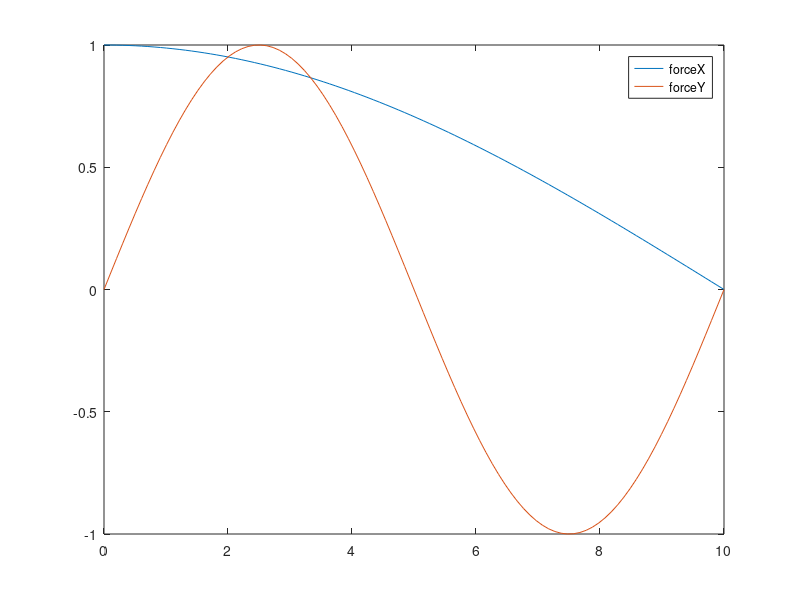

Recreate this plot in MATLAB. (Note: this script raises an error after producing the figure.)
function threeDoF()

clear
close all
clc

yVecNot = [4, 0, 0]; % [u0, v0, omega0]
tRange = [0,10];

tt = linspace(tRange(1), tRange(2),100);
theta = 2*pi/(tRange(2) - tRange(1));
forceX = cos(theta/4*tt);
forceY = sin(theta*tt) %.* randn(size(tt));
figure; plot(tt,forceX,tt,forceY); legend('forceX', 'forceY')

[tInteg, y] = ode15s(@(t,y) derivs(t,y, tt,forceX,forceY), tt, yVecNot);
%[t, y] = ode45(@derivs, tRange, yVecNot);

figure
plot(tInteg, y(:,1), tInteg, y(:,2), tInteg, y(:,3))
legend('u', 'v', '\omega')

%Now integrate u, v to get the trajectory
[tTraj,traj] = ode45(@(tTraj, traj) speed(tTraj, traj, tInteg, y(:,1), y(:,2)), tInteg, [0;0]);

figure
plot(traj(:,2), traj(:,1)); xlabel('y'); ylabel('x')
hold on; plot(traj(1,2), traj(1,1), 'bo'); plot(traj(end,2), traj(end,1), 'bx')
quiver(traj(:,2), traj(:,1), forceY', forceX')

% % Make movie
% xx = traj(:,1);
% yy = traj(:,2);
% 
% vidObj = VideoWriter('trajectory.mp4','MPEG-4');
% vidObj.FrameRate = 15;
% open(vidObj);
% figure;
% for ind = 1:length(xx)
%     
%     clf; hold on;
%     plot(yy(1), xx(1), 'bo'); plot(yy(end), xx(end), 'bx');
%     plot(yy(1:ind), xx(1:ind));
%     quiver(yy(1:ind), xx(1:ind), forceY(1:ind)', forceX(1:ind)');
%     title(['time = ',num2str(tt(ind))]);
%     xlabel('y'); ylabel('x')
%     frame = getframe(gcf);
%     writeVideo(vidObj, frame);
%     
% end
% 
% close(vidObj);

end



% derivative
function retDeriv = derivs(t, yVec, tt, forceX, forceY)

t

% Parameters
m = 280;
Izz = 300;
l = 1.83;
Xu = 86.45;
Xuu = 0;
Yv = 300;
Nr = 500;
Nv = -250;
Yr = -80;
Nu = 20;
XuDot = -30;
YvDot = -40;
NrDot = -90;
NvDot = -50;
YrDot = -50;

% Can make these functions of time, to put in a random number as well as
% motor control
Fx = interp1(tt,forceX,t);
stdDeviation = 0.0;
%Fy = randn(1)*stdDeviation; %Random buffeting from waves
Fy = interp1(tt,forceY,t);
Tau = 0;

u = yVec(1); v = yVec(2); r = yVec(3);
% For now, use decoupled. Later in C++ code use linearization via most
% recent available value
rDot = 0;
vDot = 0;

retDeriv = zeros(3,1);
retDeriv(1) = (Fx + r*(YvDot*v + m*v - r*(NvDot + YrDot)/2) - u*(Xu + Xuu*u)) / (m-XuDot);
retDeriv(2) = (Fy - r*(XuDot*u + m*u) - Yv*v + YrDot*rDot - Yr*r) / (m-YvDot);
retDeriv(3) = (Tau + NvDot*vDot - Nv*v - u*(YvDot*v + m*v + r*(NvDot+YrDot)/2) + Nr*r + v*(XuDot*u + m*u)) / (Izz-NrDot);

end

function retVal = speed(t, y, tInteg, uu, vv)
    retVal = zeros(2,1);
    retVal(1) = interp1(tInteg, uu, t);
    retVal(2) = interp1(tInteg, vv, t);
end

%

% Mmatrix = [ m - XuDot, 0, 0;
%             0, m - YvDot, -YrDot;
%             0, -NvDot, Izz - NrDot];
% 
% % The damping matrix depends on velocity vector. Linearize by plugging in
% % current timestep values.
% Cmatrix = [ 0, 0, -(m-YvDot)*v + r*(YrDot + NvDot)/2;
%             0, 0, (m - XuDot)*u;
%             (m-YvDot)*v - r*(YrDot + NvDot)/2, -(m - XuDot)*u, 0];
%         
% Dmatrix = -[    Xuu*u + Xu, 0, 0;
%                 0, Yv, Yr;
%                 0, Nv, Nr];
%           